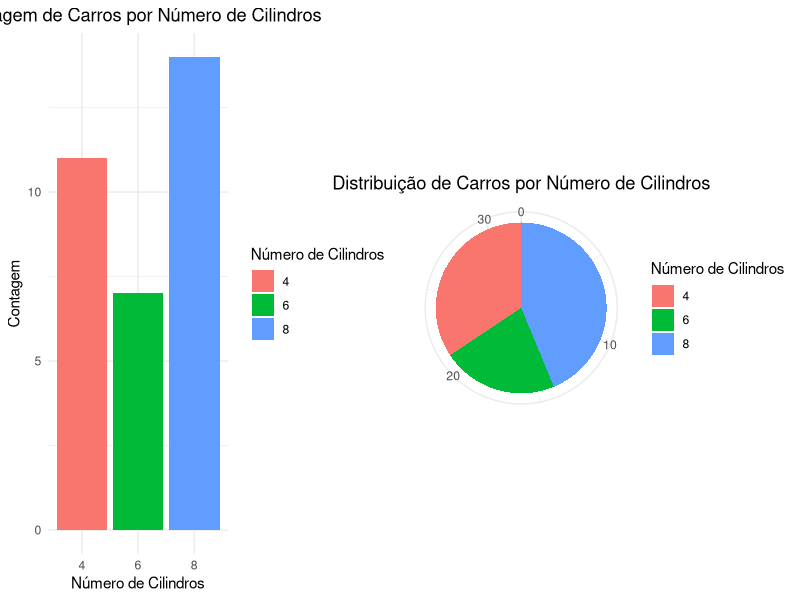

The R source for this figure:
# Instalando e carregando os pacotes necessários
if (!require(ggplot2)) {
    install.packages("ggplot2")
}
if (!require(gridExtra)) {
    install.packages("gridExtra")
}
library(ggplot2)
library(gridExtra)

# Limpando o ambiente
rm(list=ls())

# Carregando a base de dados mtcars
data(mtcars)

# Criando um dataframe com as variáveis de interesse
dados <- mtcars[, c("mpg", "cyl")]

# Criando o gráfico de barras
grafico_barras <- ggplot(dados, aes(x = factor(cyl), fill = factor(cyl))) +
  geom_bar() +
  labs(x = "Número de Cilindros", y = "Contagem", fill = "Número de Cilindros") +
  ggtitle("Contagem de Carros por Número de Cilindros") +
  theme_minimal() +
  theme(plot.title = element_text(hjust = 0.5))

# Criando o gráfico de pizza
grafico_pizza <- ggplot(dados, aes(x = "", fill = factor(cyl))) +
  geom_bar(width = 1) +
  coord_polar("y", start = 0) +
  labs(x = NULL, y = NULL, fill = "Número de Cilindros") +
  ggtitle("Distribuição de Carros por Número de Cilindros") +
  theme_minimal() +
  theme(plot.title = element_text(hjust = 0.5))

# Exibindo os gráficos lado a lado
grid.arrange(grafico_barras, grafico_pizza, ncol = 2)
